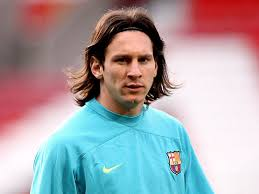
#> input picture Basic Python/OpenCV2/abc.JPG, 259 x 194 px, found by its file name
$ python 5.py
#> lines starting #> are read from the running program, lines starting #| are printed output that depends on the picture; after the words box and inside, x2 and y2 are one past the last pixel; in counts of white or black regions, pixels touching at a corner belong together
#facedetection

import cv2

face_cascade = cv2.CascadeClassifier("haarcascade_frontalface_default.xml")

img = cv2.imread("abc.jpg")
#> img is the input picture: shape (194, 259, 3); mean B, G, R 168.7, 163.8, 166.5

grey_img = cv2.cvtColor(img,cv2.COLOR_BGR2GRAY)
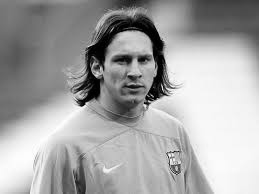
#> grey_img: shape (194, 259); min 0, max 254, mean 165.2

faces = face_cascade.detectMultiScale(grey_img,scaleFactor=1.05,minNeighbors=5)
#> faces = [[99, 33, 69, 69]]

for x,y,w,h in faces:
    img = cv2.rectangle(img,(x,y),(x+w,y+h),(0,255,0),2)
#> this loop made 1 pass
#> pass 1, `img = cv2.rectangle(img,(x,y),(x+w,y+h),(0,255,0),2)`:
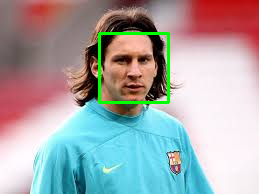
#> img: shape (194, 259, 3); 1.64% of pixels changed, all inside (x1, y1, x2, y2) = (98, 32, 170, 104)

cv2.imshow("gray",img)

cv2.waitKey(0)

cv2.destroyAllWindows()
